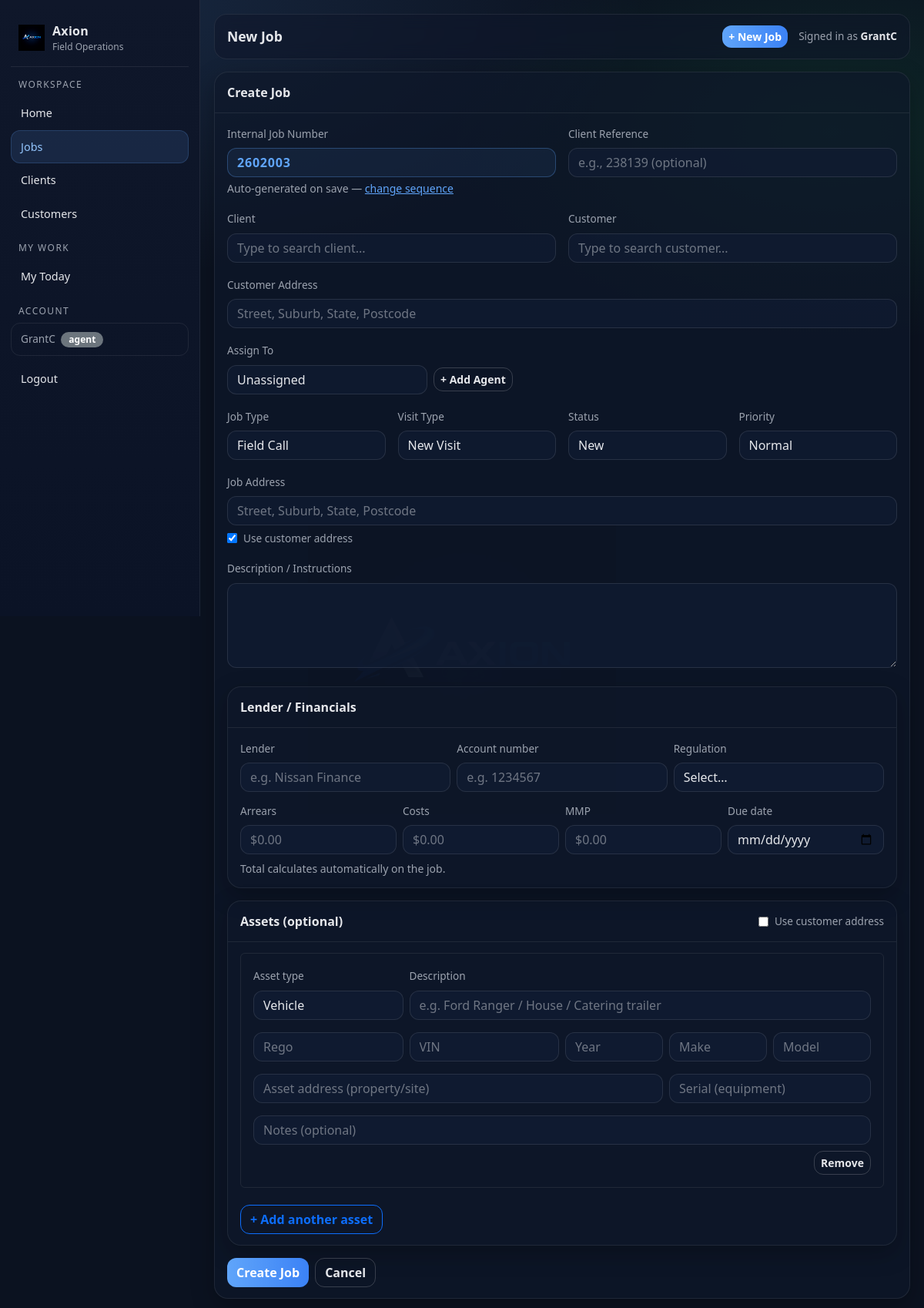
Before: /jobs/new (signed in) with the older database file.
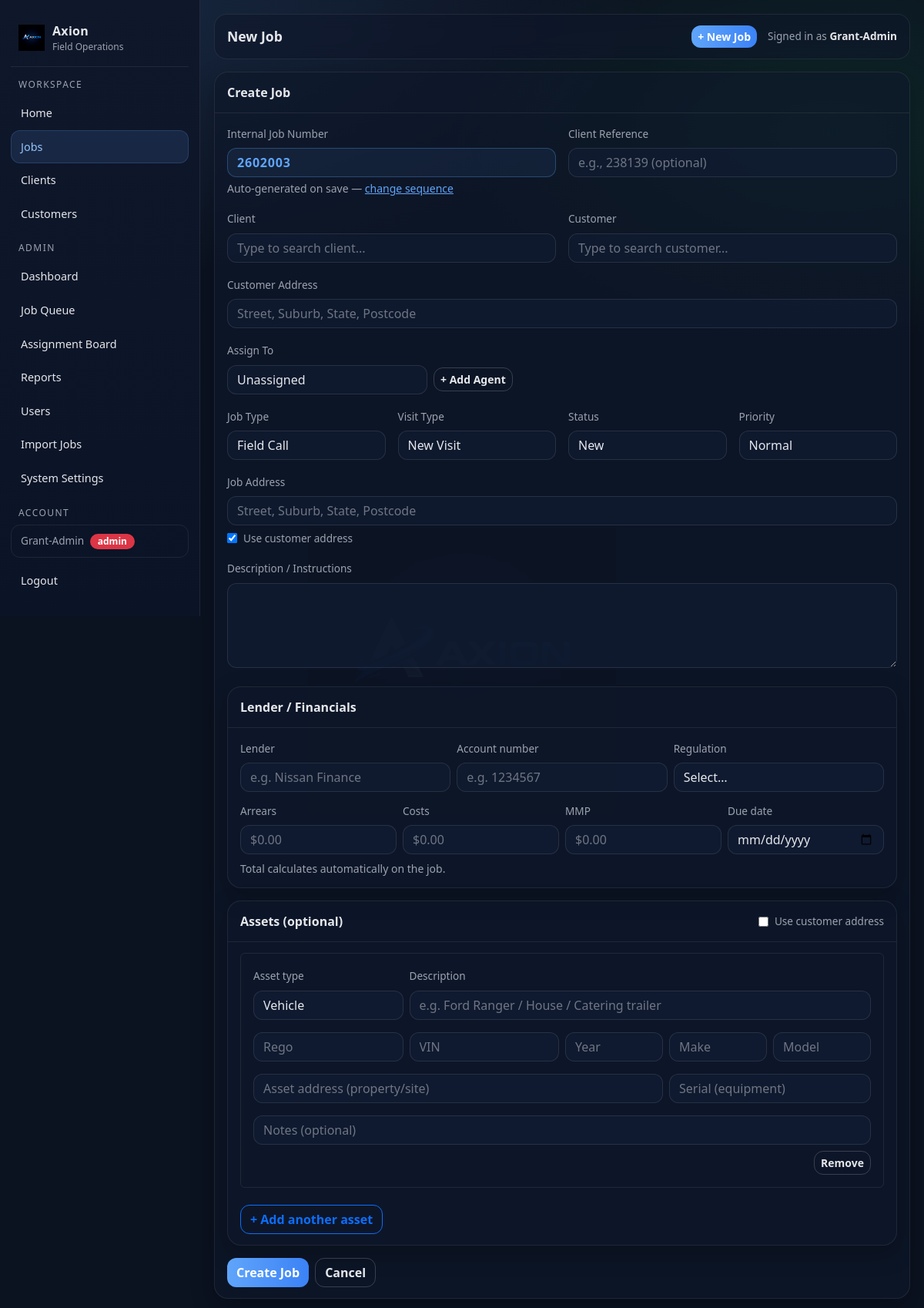
After: the same page with the newer database file.
### tables this page shows
CREATE TABLE users (
        id INTEGER PRIMARY KEY AUTOINCREMENT,
        full_name TEXT NOT NULL,
        email TEXT UNIQUE NOT NULL,
        password TEXT NOT NULL,
        role TEXT NOT NULL,
        active INTEGER NOT NULL DEFAULT 1,
        created_at TEXT NOT NULL
    );

### app.py (the view)
@app.get("/jobs/new")
@login_required
def job_new():
    conn = db()
    cur = conn.cursor()
    cur.execute("SELECT id, name FROM clients ORDER BY name")
    clients = cur.fetchall()
    cur.execute("SELECT id, first_name, last_name, company, address FROM customers ORDER BY last_name, first_name")
    customers = cur.fetchall()
    cur.execute("SELECT id, full_name FROM users WHERE active = 1 ORDER BY full_name")
    users = cur.fetchall()
    cur.execute("SELECT * FROM system_settings WHERE id = 1")
    settings = cur.fetchone()
    new_client_id   = request.args.get("new_client_id",   type=int)
    new_customer_id = request.args.get("new_customer_id", type=int)
    new_user_id     = request.args.get("new_user_id",     type=int)
    prefill_customer_address = ""
    prefill_client_reference = request.args.get("client_reference", "")
    if new_customer_id:
        cur.execute("SELECT address FROM customers WHERE id = ?", (new_customer_id,))
        row = cur.fetchone()
        if row:
            prefill_customer_address = row["address"] or ""
    conn.close()
    next_number = f"{settings['job_prefix']}{str(settings['job_sequence'] + 1).zfill(3)}"
    visit_types = ["New Visit", "Re-attend", "First Update", "Urgent Update", "Phone Follow-up", "Locate Only"]
    job_types = ["Field Call", "Repo/Collect", "Repo Only", "Locate", "Phone Work"]
    statuses = ["New", "Active", "Active - Phone work only", "Suspended", "Awaiting info from client", "Completed", "Invoiced"]
    priorities = ["Low", "Normal", "High", "Urgent"]
    return render_template("job_new.html", clients=clients, customers=customers,
                           users=users, visit_types=visit_types, job_types=job_types,
                           statuses=statuses, priorities=priorities,
                           next_number=next_number,
                           new_client_id=new_client_id,
                           new_customer_id=new_customer_id,
                           new_user_id=new_user_id,
                           prefill_customer_address=prefill_customer_address,
                           prefill_client_reference=prefill_client_reference)

### app.py (called while the page is built)
def db():
    conn = sqlite3.connect(DB_PATH)
    conn.row_factory = sqlite3.Row
    return conn

def add_column_if_missing(cur, table, col, coltype):
    cur.execute(f"PRAGMA table_info({table})")
    cols = [r["name"] for r in cur.fetchall()]
    if col not in cols:
        cur.execute(f"ALTER TABLE {table} ADD COLUMN {col} {coltype}")

@app.context_processor
def inject_globals():
    return {"GOOGLE_MAPS_API_KEY": os.environ.get("GOOGLE_MAPS_API_KEY", "")}

@app.before_request
def _ensure_db():
    init_db()

def login_required(f):
    @wraps(f)
    def wrapper(*args, **kwargs):
        if not session.get("user_id"):
            return redirect(url_for("login"))
        return f(*args, **kwargs)
    return wrapper

### templates/job_new.html (shortened to what the changed rows need)
{% extends "layout.html" %}

### templates/layout.html (shortened to what this page needs)
<!doctype html>
<html lang="en">
<head>
  <link href="https://cdn.jsdelivr.net/npm/bootstrap@5.3.3/dist/css/bootstrap.min.css" rel="stylesheet">
</head>
<body>
  <div class="ax-shell">
    <aside class="ax-sidebar">
      <a class="ax-brand" href="/">
        <img src="{{ url_for('static', filename='images/axion-logo.png') }}" alt="Axion">
        <div>
          <div class="name">Axion</div>
          <div class="sub">Field Operations</div>
        </div>
      </a>
      <div class="ax-nav">
        <div class="hint">Workspace</div>
        <a href="/" class="{% if request.path == '/' %}active{% endif %}">Home</a>
        <a href="/jobs" class="{% if request.path.startswith('/jobs') %}active{% endif %}">Jobs</a>
        <a href="/clients" class="{% if request.path.startswith('/clients') %}active{% endif %}">Clients</a>
        <a href="/customers" class="{% if request.path.startswith('/customers') %}active{% endif %}">Customers</a>
        {% if session.get('role') == 'agent' %}
          <div class="hint">My Work</div>
          <a href="/my/today" class="{% if request.path.startswith('/my') %}active{% endif %}">My Today</a>
        {% endif %}
        {% if session.get('role') == 'admin' %}
          <div class="hint">Admin</div>
          <a href="/admin" class="{% if request.path == '/admin' %}active{% endif %}">Dashboard</a>
          <a href="/queue" class="{% if request.path.startswith('/queue') %}active{% endif %}">Job Queue</a>
          <a href="/assign" class="{% if request.path.startswith('/assign') %}active{% endif %}">Assignment Board</a>
          <a href="/reports/monthly" class="{% if request.path.startswith('/reports') %}active{% endif %}">Reports</a>
          <a href="/users" class="{% if request.path.startswith('/users') %}active{% endif %}">Users</a>
          <a href="/import/jobs" class="{% if request.path.startswith('/import') %}active{% endif %}">Import Jobs</a>
          <a href="/admin/settings" class="{% if request.path.startswith('/admin/settings') %}active{% endif %}">System Settings</a>
        {% endif %}
        <div class="hint">Account</div>
        {% if session.get('user_id') %}
          <div class="ax-user-chip mb-2">
            {{ session.get('user_name') }}
            <span class="badge {% if session.get('role') == 'admin' %}bg-danger{% else %}bg-secondary{% endif %} ms-1">{{ session.get('role') }}</span>
          </div>
          <a href="/logout">Logout</a>
        {% else %}
          <a href="/login" class="{% if request.path.startswith('/login') or request.path.startswith('/signup') %}active{% endif %}">Login</a>
        {% endif %}
      </div>
    </aside>
    <main class="ax-main">
      <div class="ax-topbar">
        <div class="title">{% block page_title %}Axion{% endblock %}</div>
        <div style="display:flex; align-items:center; gap:14px;">
          {% if session.get('user_id') %}
            <a href="/jobs/new" class="btn btn-primary btn-sm">+ New Job</a>
          {% endif %}
          <div style="color:var(--muted); font-size:.85rem;">
            {% if session.get('user_id') %}
              Signed in as <strong style="color:var(--text)">{{ session.get('user_name') }}</strong>
            {% else %}
              Not signed in
            {% endif %}
          </div>
        </div>
      </div>
      {% block content %}{% endblock %}
    </main>
  </div>
</body>
</html>

Changed rows visible on the page:
changed users: get "GrantC" → "Grant-Admin"; get (not shown) → "admin"
Other visible differences:
{{ session.get('role') }}: "agent" → (not shown)
text no longer shown: "MY WORK My Today"
text now shown: "ADMIN Dashboard Job Queue Assignment Board Reports Users Import Jobs System Settings"
